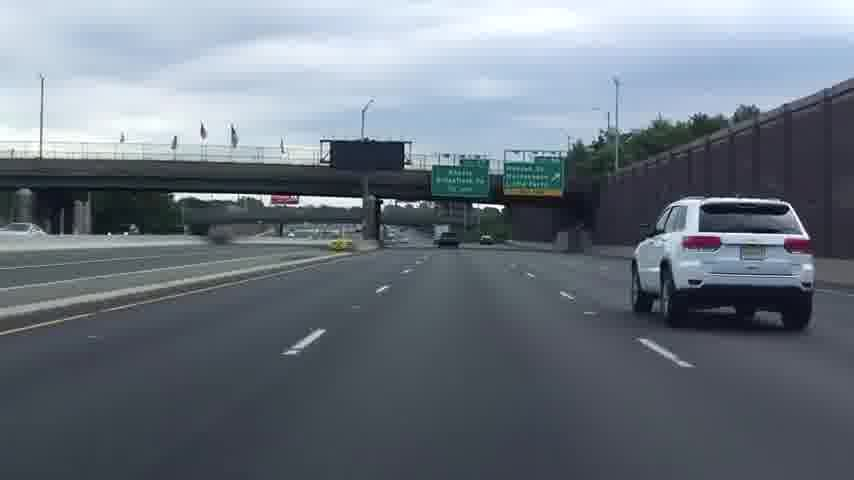
//> input picture car_lane/data/0012.jpg, 854 x 480 px, given in place of res_lane_seg_1.jpg, which was not available
$ ./test   (built with g++ and OpenCV 4)
//> lines starting //> are read from the running program, lines starting //| are printed output that depends on the picture; after the words box and inside, x2 and y2 are one past the last pixel; in counts of white or black regions, pixels touching at a corner belong together; pictures that were not available may be replaced by others from this repository, and a replacement may not be noted
#include <stdlib.h>
#include <stdio.h>
#include <iostream>
#include <string>
#include <vector>
#include <ctime>
#include "opencv2/opencv.hpp"


void laneseg_to_contours(cv::Mat& lane_mask, std::vector<std::vector<cv::Point>>& contours) {
    cv::Mat bin_gray;
    if(lane_mask.channels() == 3){
        cv::cvtColor(lane_mask, bin_gray, cv::COLOR_BGR2GRAY);
    }
    else if(lane_mask.channels() == 1) {
        bin_gray = lane_mask.clone();
    }
    cv::Mat kernel = cv::getStructuringElement(cv::MORPH_RECT, cv::Size(3, 3));
    cv::Mat morph_img;
    cv::erode(bin_gray, morph_img, kernel);
    kernel= cv::getStructuringElement(cv::MORPH_RECT, cv::Size(3, 3), cv::Point(-1, -1));
    cv::Mat dilate_img;
    morphologyEx(morph_img, dilate_img, cv::MORPH_RECT, kernel);

    cv::findContours(morph_img, contours, cv::RETR_LIST, cv::CHAIN_APPROX_NONE);

    contours.erase(
        std::remove_if(contours.begin(), contours.end(), [](const std::vector<cv::Point>& c)
        {
            cv::RotatedRect rect =cv::minAreaRect(c);
            float r0 = rect.size.width / (rect.size.height + 1e-6);
            float r1 = rect.size.height / (rect.size.width + 1e-6);
            return  (r0 < 8 && r1 < 8) || cv::contourArea(c) < 30;

        }) , contours.end());
}

int main(int argc, const char* argv[]) {

    cv::Mat lane_mask = cv::imread("../res_lane_seg_1.jpg");
//> lane_mask is the input picture: 480 rows x 854 cols, CV_8UC3; mean B, G, R 128, 117.6, 108
    cv::Mat org_img = cv::imread("../0001.jpg");
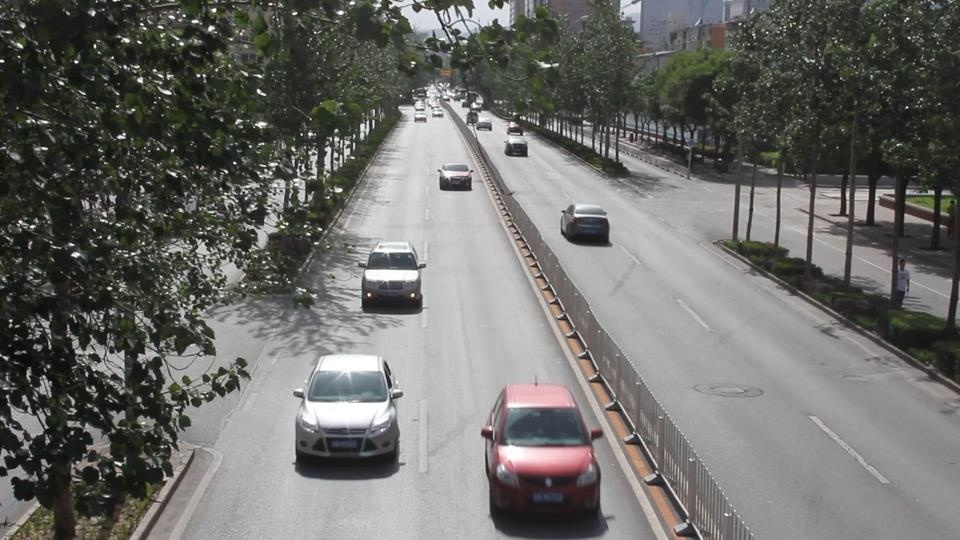
//> input picture car_lane/data/car.jpg, 960 x 540 px, given in place of 0001.jpg, which was not available
//> org_img is the input picture: 540 rows x 960 cols, CV_8UC3; mean B, G, R 105.8, 108.8, 109

    srand(static_cast<unsigned int>(time(0)));

    cv::Mat bg(lane_mask.rows, lane_mask.cols, CV_8UC3, cv::Scalar(0, 0, 0));
    std::vector<std::vector<cv::Point>> contours;
    laneseg_to_contours(lane_mask, contours);
//> in laneseg_to_contours, `cv::cvtColor(lane_mask, bin_gray, cv::COLOR_BGR2GRAY);`:
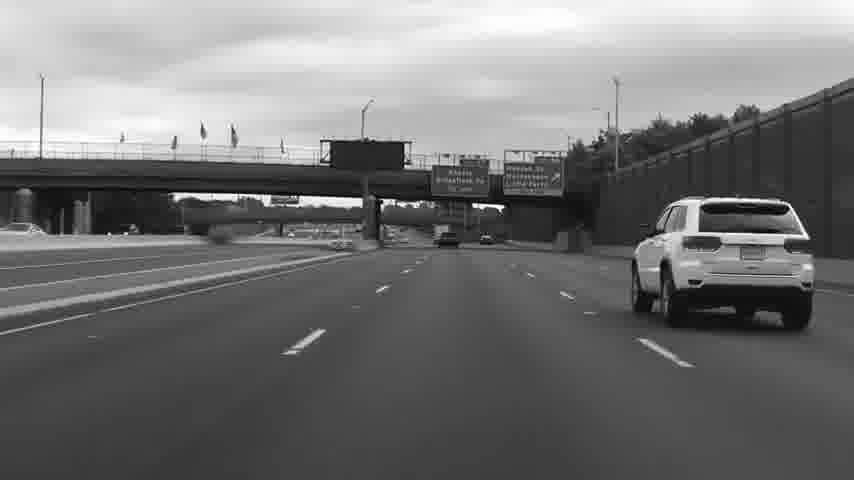
//> bin_gray: 480 rows x 854 cols, CV_8UC1; min 1, max 255, mean 115.9
//> in laneseg_to_contours, `cv::erode(bin_gray, morph_img, kernel);`:
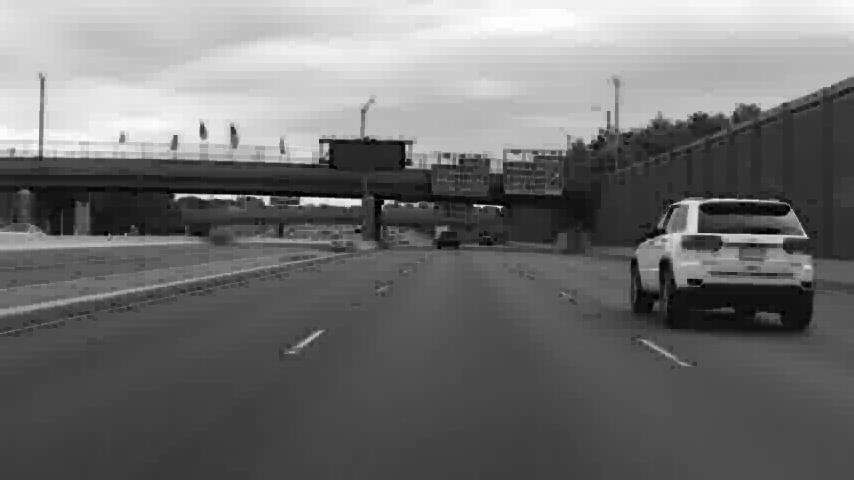
//> morph_img: 480 rows x 854 cols, CV_8UC1; min 1, max 254, mean 111.4
//> in laneseg_to_contours, `morphologyEx(morph_img, dilate_img, cv::MORPH_RECT, kernel);`:
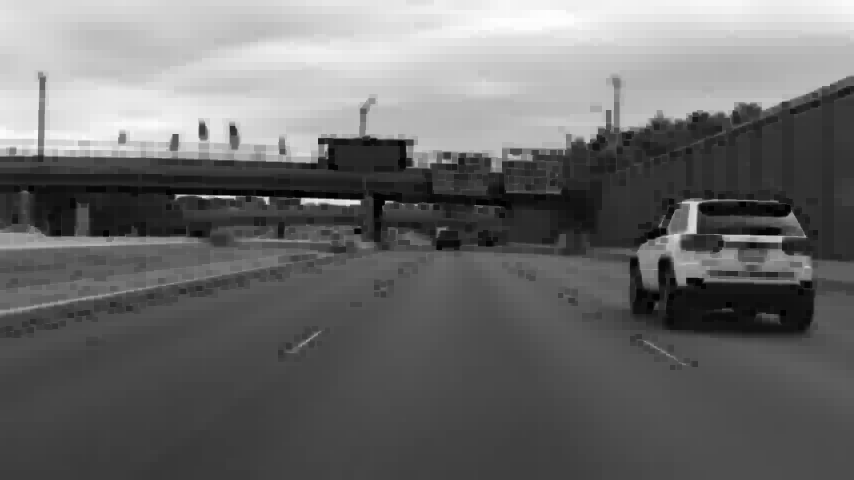
//> dilate_img: 480 rows x 854 cols, CV_8UC1; min 1, max 253, mean 108
//> in laneseg_to_contours, `cv::findContours(morph_img, contours, cv::RETR_LIST, cv::CHAIN_APPROX_..`: contours = 1 contour; box (x1, y1, x2, y2) and area: (0, 0, 854, 480) 408587
//> in laneseg_to_contours, `contours.erase( std::remove_if(contours.begin(), contours.end(), [](co..`: contours = 0 contours
//> contours = 0 contours

    printf("lane size=%d\r\n", contours.size());
//| lane size=0

    const cv::Scalar color_lists[] = {
	cv::Scalar(255, 0, 0),
	cv::Scalar(255, 255, 0),
	cv::Scalar(0, 255, 0),
	cv::Scalar(0, 255, 255),
	cv::Scalar(222, 128, 255),
	cv::Scalar(125, 255, 0),
	cv::Scalar(255, 0, 255)};

    for(auto& c : contours) {
        cv::fillPoly(org_img, c, color_lists[rand() % 5], 8, 0);
    }
//> this loop made 0 passes
    cv::imshow("org_img", org_img);
    cv::waitKey(0);

    return 0;
}
